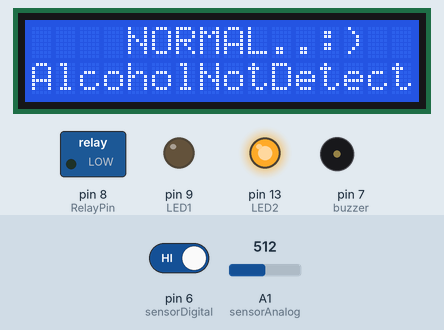
Recording of a sketch running on a simulated Arduino Uno, built with avr-gcc and run on an emulated ATmega328P. Parts: 16×2 character LCD, switched loads named in the sketch (green lamp = pin HIGH), output pins drawn as LEDs (lit = HIGH), buzzer (waves = sounding, pin HIGH). The inputs (shaded band) are chosen by the test bench; at power-on: pin 6 (sensorDigital) HIGH, A1 (sensorAnalog) = 512. What the sketch prints to the serial monitor is not drawn.

Above: at 1.2 s.
1.3 s: pin 6 (sensorDigital) driven LOW
At 2.3 s:
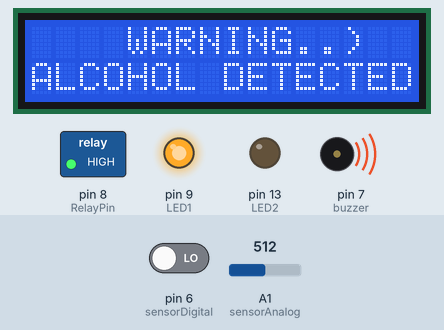
2.8 s: A1 (sensorAnalog) set to 104
5.8 s: A1 (sensorAnalog) set to 92
8.8 s: pin 6 (sensorDigital) driven HIGH
At 9.1 s:
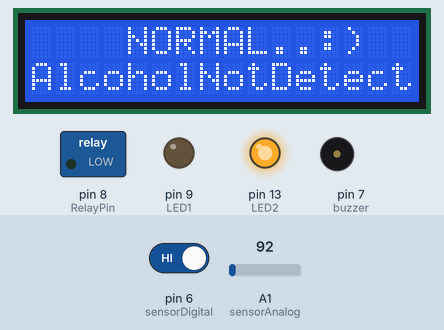
14.8 s: A1 (sensorAnalog) set to 987
17.8 s: A1 (sensorAnalog) set to 1010
Timing chart, 0 to 20.8 s (numbered marks = the images above; inputs shaded):
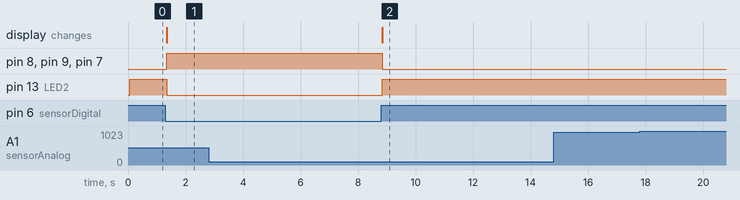

The sketch:

ALCOHOL_DETECTING_SYSTEM.ino
```cpp
#define sensorDigital 6
#include <LiquidCrystal.h>
LiquidCrystal lcd(12, 11, 5, 4, 3, 2);
#define LED2 13
#define LED1 9
#define buzzer 7
#define sensorAnalog A1
int RelayPin = 8;

void setup() {
  pinMode(sensorDigital, INPUT);
  pinMode(LED1, OUTPUT);
  pinMode(LED2,OUTPUT);
  pinMode(buzzer, OUTPUT);
  pinMode(RelayPin,OUTPUT);
  lcd.begin(16, 2);
  Serial.begin(9600);
}
void loop() {
  bool digital = digitalRead(sensorDigital);
  int analog = analogRead(sensorAnalog);

  Serial.print("Analog value : ");
  Serial.print(analog);
  Serial.print("\t");
  Serial.print("Digital value :");
  Serial.println(digital);

  if (digital == 0) {
    digitalWrite(LED1, HIGH);
    digitalWrite(LED2,LOW);
    digitalWrite(buzzer, HIGH);
    digitalWrite (RelayPin , HIGH );
    lcd.setCursor(4,0);
    lcd.print("WARNING..");
    lcd.setCursor(0,1);
    lcd.print("ALCOHOL DETECTED");


  } else {
    digitalWrite(LED1, LOW);
    digitalWrite(LED2,HIGH);
    digitalWrite(buzzer, LOW);
    digitalWrite(RelayPin, LOW);
    lcd.clear();
    lcd.setCursor(4,0);
    lcd.print("NORMAL..:)");
    lcd.setCursor(0,1);
    lcd.print("AlcoholNotDetect");

  }

}
```

Measured:
- after the input at 1.3 s, pin 8 (RelayPin), pin 9 (LED1), pin 7 (buzzer): LOW → HIGH at once; pin 13 (LED2): HIGH → LOW at once; the display: changes after 0.05 s (image 1)
- after the input at 2.8 s, every drawn part: stays the same
- after the input at 5.8 s, every drawn part: stays the same
- after the input at 8.8 s, pin 8 (RelayPin), pin 9 (LED1), pin 7 (buzzer): HIGH → LOW at once; pin 13 (LED2): LOW → HIGH at once; the display: changes at once (image 2)
- after the input at 14.8 s, every drawn part: stays the same
- after the input at 17.8 s, every drawn part: stays the same
